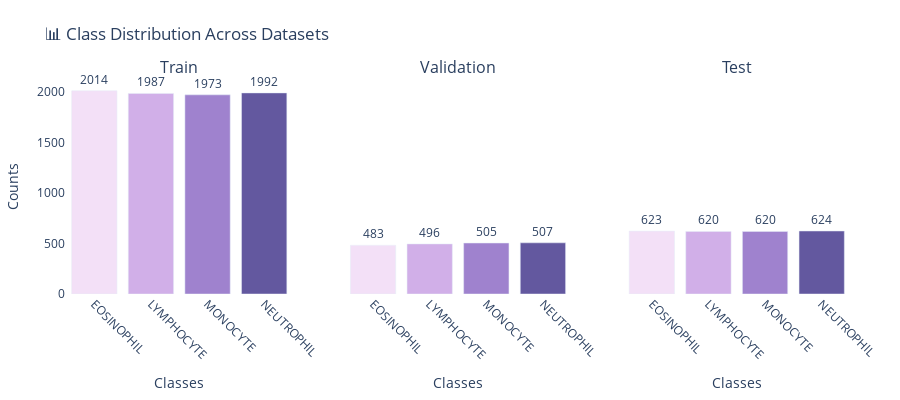

Notebook cell for this chart:
### Markdown cell above
# Blood Cell Image Classification (new)

This is the new version for the modeling if the Blood Cell image Classiication task where the conducted experiments are reimplemented as proper pure python scripts for easier maintenance and utility of the code.
The training and evaluation data was fairly balanced in terms of class distributions meaning that accuracy could be considered the right target metric for our evaluation. However, to keep track of first and second degree errors, precision and recall were also included in the evaluation.

## 1. GCP & Environment Setup

Despite of being more affordable for the purpose of the student project, the project was originally implemented using Google Colab due to the services benefits of being straight forward to use while keeping the overhead for different skill levels within the team low. The original source code can therefore be inspected in the BloodCellAI.ipynb notebook. 

Due to difficult maintainability and reproducability within the Google Colab environment, the new code was transferred into pure-Python scripts in a more Pythonic approach making it more maintainable and reproduceable overall.

The development of the new code was conducted using a VM instance hosted on the Google Cloud Platform. For the training, a GCP TESLA T4 GPU with 16GB of memory with the following machine image was used:

### A) GCP Configuration

| **Property**                | **Value**                                                       |
|----------------------------|-----------------------------------------------------------------|
| Machine type               | n1-standard-8 (8 vCPUs, 30 GB Memory)                           |
| CPU platform               | Intel Broadwell                                                 |
| Minimum CPU platform       | None                                                            |
| Architecture               | —                                                               |
| vCPUs to core ratio        | —                                                               |
| Custom visible cores       | —                                                               |
| All-core turbo-only mode   | —                                                               |
| Display device             | Disabled (Enable to use screen capturing and recording tools)   |
| GPUs                       | 1 x NVIDIA T4                                                   |
| Image                      | c0-deeplearning-common-cu118-v20241118-debian-11-py310          |
| Image-Size                 | 100GB                                                           |


### B) Environment Configuration
The environment was setup using miniconda using the standard conda install approach 

```bash
conda env create -f environment.yml
```

The **environment.yml** file consits of the following packages:
```bash
name: image_classification
channels:
  - defaults
  - conda-forge
dependencies:
  - python=3.10
  - pip
  - pandas
  - numpy<2.0
  - scikit-learn
  - matplotlib
  - seaborn
  - pillow
  - jupyterlab
  - notebook
  - ipykernel
  - ipywidgets
  - scipy
  - tqdm
  - pip:
      - tensorflow==2.14.0
      - opencv-python
      - requests
      - plotly
      - optuna
      - streamlit
```

## 2. Data Summary and Class Distributions

### Code cell
# =================
# Imports
# =================
# Standard library imports
import sys
import os
# Add project root to PYTHONPATH
module_path = os.path.abspath(os.path.join(os.getcwd(), '..'))
if module_path not in sys.path:
    sys.path.append(module_path)

from utils.preprocessing import load_datasets
from utils.eda import display_class_representatives_plt, plot_dataset_distributions


# =================
# Constants
# =================
# Define the class names

# Define parameters
IMG_HEIGHT = 240
IMG_WIDTH = 320
BATCH_SIZE = 32
TRAIN_DIR = "../assets/data/dataset2-master/dataset2-master/images/TRAIN"
TEST_DIR = "../assets/data/dataset2-master/dataset2-master/images/TEST"

# ===========================================================================
# Load datasets as tf.data.Dataset objects and plot the dataset distributions
# ===========================================================================
# Load the datasets
train_ds, val_ds, test_ds, class_names = load_datasets(
    train_dir=TRAIN_DIR,
    test_dir=TEST_DIR,
    img_height=IMG_HEIGHT,
    img_width=IMG_WIDTH,
    batch_size=BATCH_SIZE
)

# plotting the class representatives
display_class_representatives_plt(
    data_dir=TRAIN_DIR,
    #class_names=class_names,
    img_height=IMG_HEIGHT,
    img_width=IMG_WIDTH,
)

# plotting the dataset distributions
plot_dataset_distributions(
    train_ds=train_ds,
    val_ds=val_ds,
    test_ds=test_ds,
    img_height=IMG_HEIGHT,
    img_width=IMG_WIDTH,
    class_names=class_names,
    mode="go", 
    #save_dir="../assets/data/dataset2-master/dataset2-master/images",
)

### Figure 1 — Plotly figure (JSON) as saved in the notebook; plotly's stock layout.template omitted (floating-point values rounded to 4 significant figures)
{"data": [{"cliponaxis": false, "insidetextanchor": "start", "marker": {"color": ["rgb(243, 224, 247)", "rgb(209, 175, 232)", "rgb(159, 130, 206)", "rgb(99, 88, 159)"]}, "name": "Train", "text": ["2014", "1987", "1973", "1992"], "textfont": {"size": 12}, "textposition": "outside", "type": "bar", "x": ["EOSINOPHIL", "LYMPHOCYTE", "MONOCYTE", "NEUTROPHIL"], "xaxis": "x", "y": [2014, 1987, 1973, 1992], "yaxis": "y"}, {"cliponaxis": false, "insidetextanchor": "start", "marker": {"color": ["rgb(243, 224, 247)", "rgb(209, 175, 232)", "rgb(159, 130, 206)", "rgb(99, 88, 159)"]}, "name": "Validation", "text": ["483", "496", "505", "507"], "textfont": {"size": 12}, "textposition": "outside", "type": "bar", "x": ["EOSINOPHIL", "LYMPHOCYTE", "MONOCYTE", "NEUTROPHIL"], "xaxis": "x2", "y": [483, 496, 505, 507], "yaxis": "y2"}, {"cliponaxis": false, "insidetextanchor": "start", "marker": {"color": ["rgb(243, 224, 247)", "rgb(209, 175, 232)", "rgb(159, 130, 206)", "rgb(99, 88, 159)"]}, "name": "Test", "text": ["623", "620", "620", "624"], "textfont": {"size": 12}, "textposition": "outside", "type": "bar", "x": ["EOSINOPHIL", "LYMPHOCYTE", "MONOCYTE", "NEUTROPHIL"], "xaxis": "x3", "y": [623, 620, 620, 624], "yaxis": "y3"}], "layout": {"annotations": [{"font": {"size": 16}, "showarrow": false, "text": "Train", "x": 0.1444, "xanchor": "center", "xref": "paper", "y": 1, "yanchor": "bottom", "yref": "paper"}, {"font": {"size": 16}, "showarrow": false, "text": "Validation", "x": 0.5, "xanchor": "center", "xref": "paper", "y": 1, "yanchor": "bottom", "yref": "paper"}, {"font": {"size": 16}, "showarrow": false, "text": "Test", "x": 0.8556, "xanchor": "center", "xref": "paper", "y": 1, "yanchor": "bottom", "yref": "paper"}], "height": 400, "margin": {"b": 50, "l": 50, "r": 50, "t": 80}, "plot_bgcolor": "rgba(0,0,0,0)", "showlegend": false, "title": {"text": "📊 Class Distribution Across Datasets"}, "xaxis": {"anchor": "y", "domain": [0, 0.2889], "tickangle": 45, "title": {"text": "Classes"}}, "xaxis2": {"anchor": "y2", "domain": [0.3556, 0.6444], "tickangle": 45, "title": {"text": "Classes"}}, "xaxis3": {"anchor": "y3", "domain": [0.7111, 1], "tickangle": 45, "title": {"text": "Classes"}}, "yaxis": {"anchor": "x", "domain": [0, 1], "title": {"text": "Counts"}}, "yaxis2": {"anchor": "x2", "domain": [0, 1], "matches": "y", "showticklabels": false}, "yaxis3": {"anchor": "x3", "domain": [0, 1], "matches": "y", "showticklabels": false}}}
